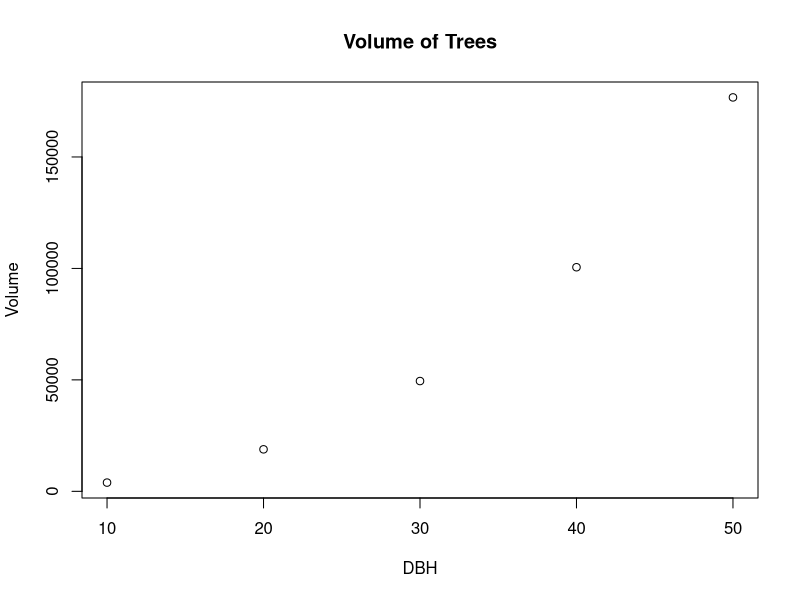
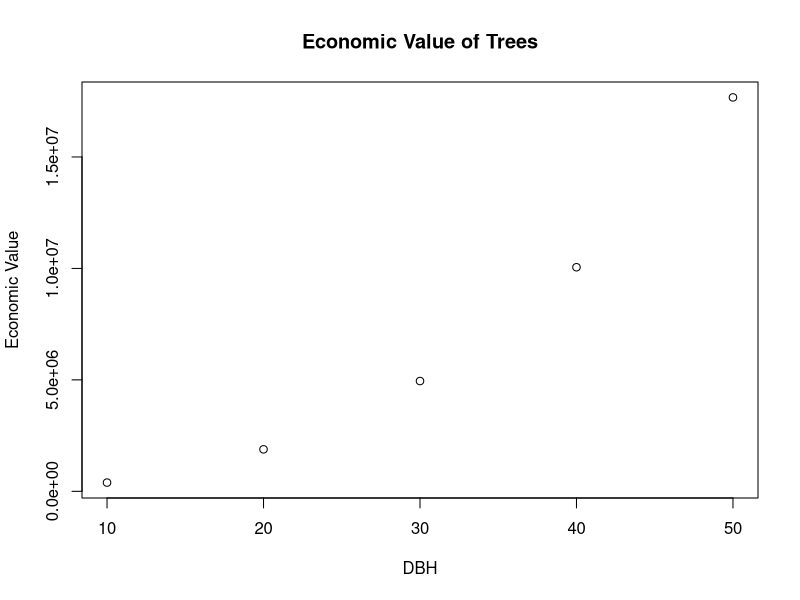

Recreate these plots in R, in order.
## ---- chunk 1
knitr::opts_chunk$set(echo = TRUE)

## ---- chunk 2
# A function to calculate the volume of a tree, which can be used for forest management to calcualte the amount of wood that can be harvested from a tree or the economic value of a tree.
#inputs: diameter at breast height (dbh) and height of tree
#output: volume of tree
#volume = (pi/4) * dbh^2 * height

# pi/4 is the volume of a cylinder 
# dbh is the diameter of the tree at breast height
# height is the height of the tree.



tree_volume <- function(dbh, height) {
  # Check if any value in dbh is invalid
  if (any(dbh <= 0)) {
    stop("All DBH values must be greater than 0")
  }
  
  # Check if any value in height is invalid
  if (any(height <= 0)) {
    stop("All height values must be greater than 0")
  }
  
  # Compute tree volume (vectorized calculation)
  volume <- (pi / 4) * (dbh^2) * height
  return(volume)
}
## ---- chunk 3
#generate some sample data
dbh <- c(10, 20, 30, 40, 50)
height <- c(50, 60, 70, 80, 90)

#use the function to calculate the volume of each tree

all_tree_volume <- tree_volume(dbh, height)
all_tree_volume
sum(all_tree_volume)

#for fun, we will calculate the economic value of the trees
#assume the price of wood is $100 per cubic meter
price_per_cubic_meter <- 100
economic_value <- all_tree_volume * price_per_cubic_meter
economic_value

sum(economic_value)


## ---- chunk 4
#plot the volume of each tree

plot(dbh, all_tree_volume, xlab = "DBH", ylab = "Volume", main = "Volume of Trees")

## ---- chunk 5
#plot the economic value of each tree

plot(dbh, economic_value, xlab = "DBH", ylab = "Economic Value", main = "Economic Value of Trees")

